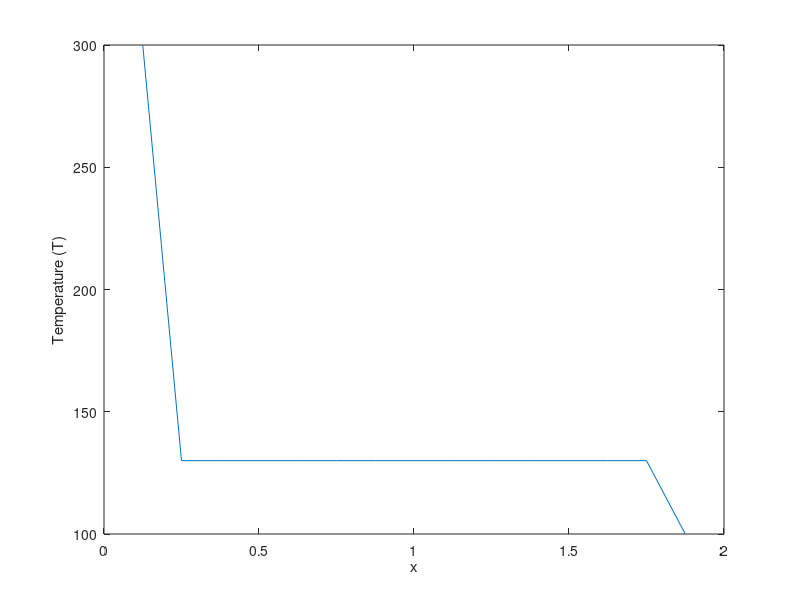

Here is the MATLAB script that generated this plot: (Note: this script raises an error after producing the figure.)
% Case --->  dT/dt = d/dX(alpha(T)*dT/dX)
% Control Parameters
% Lets take n nodal points including the T_h and T_c point

T_h = 300;
T_c = 100;
n = 15;
alpha = @(T) 0.004 * T + 0.5;
delta_t = 0.005;
delta_x = 0.125;
fo = delta_t/(delta_x * delta_x);


% Creating and Initialising the Temperature Matrix ---> answer matrix ---> Here this matrix will keep on changing as we march in time

T_matrix = repmat(130, n, 1); % initialization of the matrix
T_matrix(1,1) = T_h;
T_matrix(n,1) = T_c; 


% Creating the A matrix ---> No need to create this matrix for the explicit case

A_matrix = zeros(n,n);
A_matrix(1,1) = 1;
A_matrix(n,n) = 1;
for i = 2:n-1
    for j = 1:n
        if i==j
            alpha_w = (alpha(T_matrix(i-1)) + alpha(T_matrix(i)))/2;
            alpha_e = (alpha(T_matrix(i)) + alpha(T_matrix(i+1)))/2;
            fo_e = alpha_e * fo;
            fo_w = alpha_w * fo;
            A_matrix(i,j-1) = -fo_w;
            A_matrix(i,j) = 1 + fo_e + fo_w;
            A_matrix(i,j+1) = -fo_e;
        end
    end
end



ct = 0;
it = 0;

% plotting T_matrix vs x

x = 0.125 *(1:1:n);
Temp_data = T_matrix(x/0.125);
h = plot(x,Temp_data);
ylabel('Temperature (T)');    % Label for the x-axis
xlabel('x');                  % Label for the y-axis


while ct < n

    T_matrix_copy = T_matrix;
    for i = 2:n-1
        alpha_w = (alpha(T_matrix(i-1)) + alpha(T_matrix(i)))/2;
        alpha_e = (alpha(T_matrix(i)) + alpha(T_matrix(i+1)))/2;
        fo_e = alpha_e * fo;
        fo_w = alpha_w * fo;
        T_matrix_new(i) = T_matrix(i) + fo_e * T_matrix(i+1) + fo_w * T_matrix(i-1) - (fo_e + fo_w) * T_matrix(i);
    end
    T_matrix = T_matrix_new;
    ct = 0;
    for i = 1:n
        if abs(T_matrix_copy(i) - T_matrix(i)) < 0.01
            ct = ct + 1;
        end    
    end

    % Update the plot
    Temp_data = T_matrix(x/0.125);
    set(h, 'YData', Temp_data);
    
    % Pause to create the animation effect
    pause(0.1); % Adjust this value for desired animation speed

    it = it + 1;

end    




% Solution matrix --> T_matrix

T_matrix


